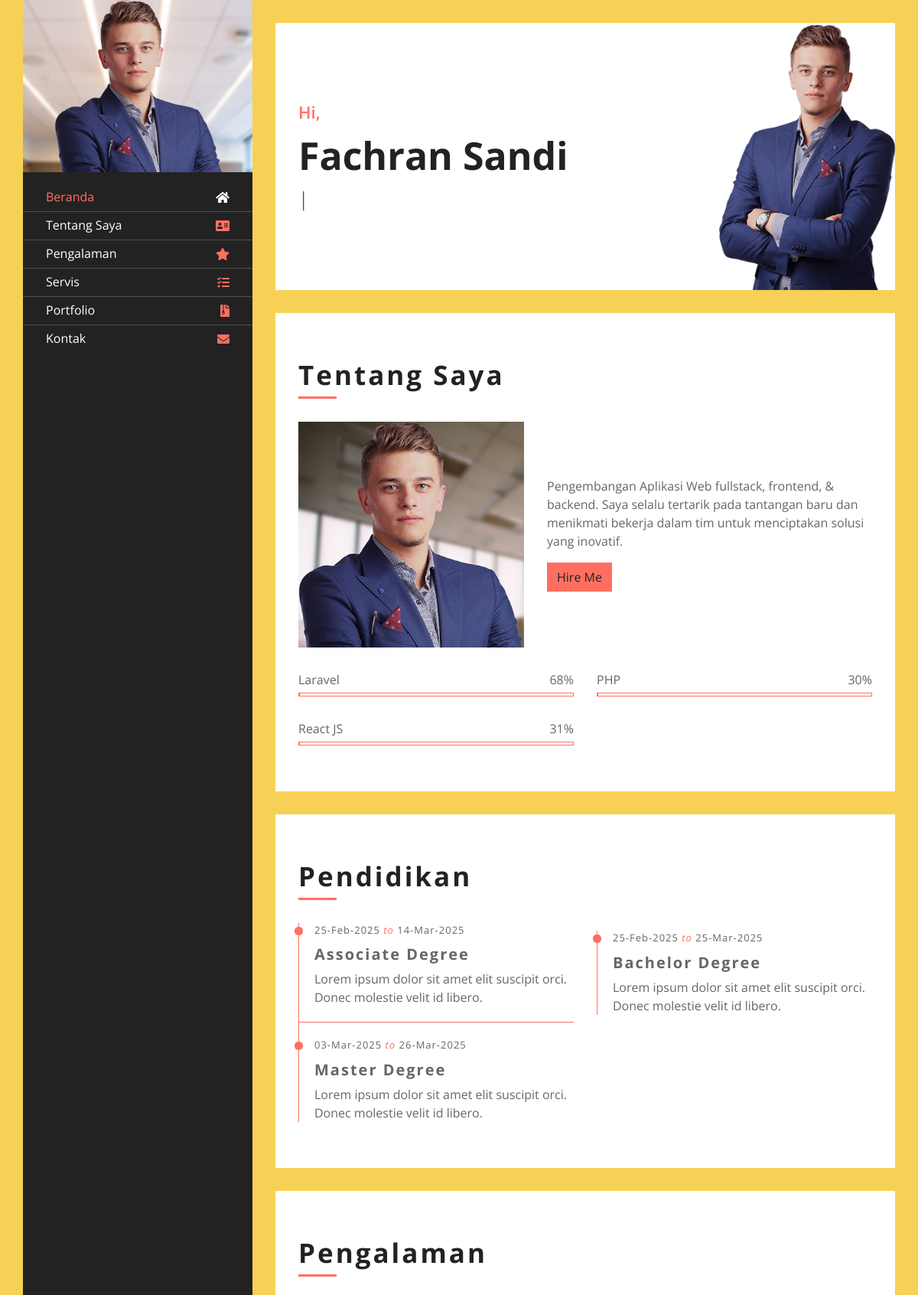
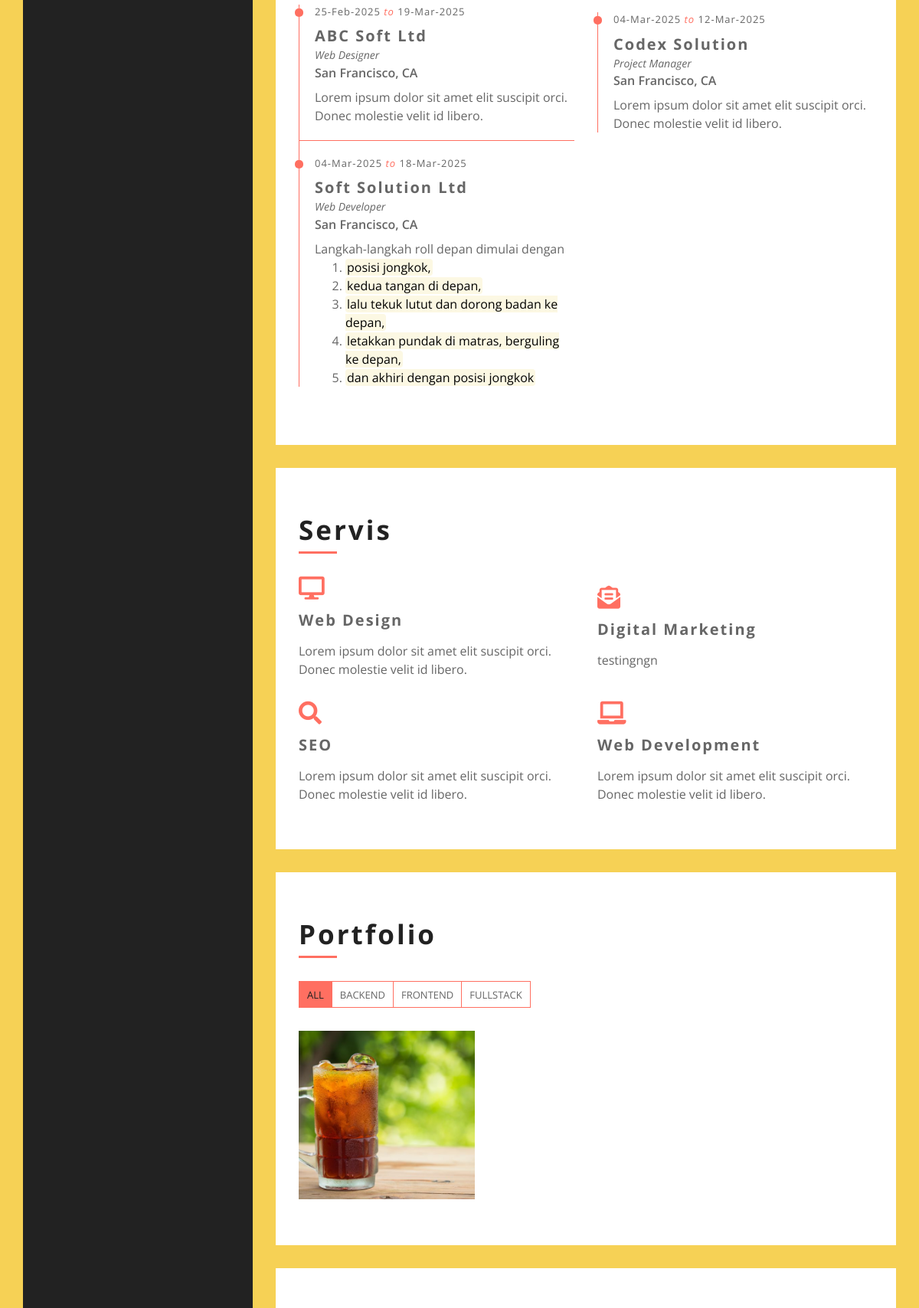
The page / (upper part) on the database its author committed (2 pictures, top to bottom).
### tables this page shows
CREATE TABLE `skills` (
  `id` int(11) NOT NULL,
  `skill_name` varchar(50) NOT NULL,
  `level` int(3) NOT NULL
);

CREATE TABLE `educations` (
  `id` int(11) NOT NULL,
  `education_name` varchar(50) NOT NULL,
  `start_date` date NOT NULL,
  `finish_date` date NOT NULL,
  `content` text NOT NULL
);

CREATE TABLE `experiences` (
  `id` int(11) NOT NULL,
  `experience_name` varchar(50) NOT NULL,
  `position` varchar(50) NOT NULL,
  `location` varchar(50) NOT NULL,
  `start_date` date NOT NULL,
  `finish_date` date NOT NULL,
  `content` text NOT NULL
);

CREATE TABLE `services` (
  `id` int(11) NOT NULL,
  `service_name` varchar(50) NOT NULL,
  `description` text NOT NULL,
  `icon` varchar(50) NOT NULL
);

CREATE TABLE `types` (
  `id` int(11) NOT NULL,
  `type_name` varchar(50) NOT NULL
);

CREATE TABLE `projects` (
  `id` int(11) NOT NULL,
  `id_type` int(11) NOT NULL,
  `project_name` varchar(50) NOT NULL,
  `link_preview` varchar(100) NOT NULL,
  `link_repository` varchar(100) NOT NULL,
  `photo` varchar(150) NOT NULL
);

### index.php (the view, shortened to what this page needs)
<?php
    include 'admin/inc/koneksi.php';
    $queryT = mysqli_query($conn, "SELECT * FROM types
        ORDER BY type_name ASC");
    $rowsT = mysqli_fetch_all($queryT, MYSQLI_ASSOC);
    $queryS = mysqli_query($conn, "SELECT * FROM skills
        ORDER BY skill_name ASC");
    $rowsS = mysqli_fetch_all($queryS, MYSQLI_ASSOC);
    $querySe = mysqli_query($conn, "SELECT * FROM services
            ORDER BY service_name ASC");
    $rowsSe = mysqli_fetch_all($querySe, MYSQLI_ASSOC);
    $queryP = mysqli_query($conn, "SELECT p.*, t.type_name  FROM projects p LEFT JOIN types t ON p.id_type = t.id
            ORDER BY project_name ASC");
    $rowsP = mysqli_fetch_all($queryP, MYSQLI_ASSOC);
    $queryEx = mysqli_query($conn, "SELECT * FROM experiences
            ORDER BY experience_name ASC");
    $rowsEx = mysqli_fetch_all($queryEx, MYSQLI_ASSOC);
    $queryEd = mysqli_query($conn, "SELECT * FROM educations
            ORDER BY education_name ASC");
    $rowsEd = mysqli_fetch_all($queryEd, MYSQLI_ASSOC);
?>
<!DOCTYPE html>
<html lang="en">
<head>
    <link href="https://stackpath.bootstrapcdn.com/bootstrap/4.4.1/css/bootstrap.min.css" rel="stylesheet">
    <link href="https://cdnjs.cloudflare.com/ajax/libs/font-awesome/5.10.0/css/all.min.css" rel="stylesheet">
    <link href="lib/slick/slick.css" rel="stylesheet">
    <link href="lib/slick/slick-theme.css" rel="stylesheet">
    <link href="lib/lightbox/css/lightbox.min.css" rel="stylesheet">
    <link href="css/style.css" rel="stylesheet">
</head>
<body data-spy="scroll" data-target=".navbar" data-offset="51">
    <div class="wrapper">
        <?php include 'inc/sidebar.php'; ?>
        <div class="content">
            <div class="header" id="header">
                <div class="content-inner">
                    <p>Hi,</p>
                    <h1>Fachran Sandi</h1>
                </div>
            </div>
            <div class="large-btn">
                <div class="content-inner">
                </div>
            </div>
            <div class="about" id="about">
                <div class="content-inner">
                    <div class="content-header">
                        <h2>Tentang Saya</h2>
                    </div>
                    <div class="row align-items-center">
                        <div class="col-md-6 col-lg-5">
                            <img src="img/about.jpg" alt="Image">
                        </div>
                        <div class="col-md-6 col-lg-7">
                            <p>
                            Pengembangan Aplikasi Web fullstack, frontend, & backend. Saya selalu tertarik pada tantangan baru dan menikmati bekerja dalam tim untuk menciptakan solusi yang inovatif.
                            </p>
                            <a class="btn" href="#">Hire Me</a>
                        </div>
                    </div>
                    <div class="row">
                        <?php foreach ($rowsS as $rowS) : ?>
                            <div class="col-md-6">
                                <div class="skills">
                                    <div class="skill-name">
                                        <p>
                                            <?php echo $rowS['skill_name'] ?>
                                        </p>
                                        <p>
                                            <?php echo $rowS['level'] ?>%
                                        </p>
                                    </div>
                                    <div class="progress">
                                    </div>
                                </div>
                            </div>
                        <?php endforeach ?>
                    </div>
                </div>
            </div>
            <div class="education" id="education">
                <div class="content-inner">
                    <div class="content-header">
                        <h2>Pendidikan</h2>
                    </div>
                    <div class="row align-items-center">
                        <?php foreach ($rowsEd as $rowEd) : ?>
                            <div class="col-md-6">
                                <div class="edu-col">
                                    <span>
                                        <?php echo date("d-M-Y", strtotime($rowEd['start_date'])) ?>
                                        <i>to</i>
                                        <?php echo date("d-M-Y", strtotime($rowEd['finish_date'])) ?>
                                    </span>
                                    <h3><?php echo $rowEd['education_name'] ?></h3>
                                    <p><?php echo $rowEd['content'] ?></p>
                                </div>
                            </div>
                        <?php endforeach ?>
                    </div>
                </div>
            </div>
            <div class="experience" id="experience">
                <div class="content-inner">
                    <div class="content-header">
                        <h2>Pengalaman</h2>
                    </div>
                    <div class="row align-items-center">
                        <?php foreach ($rowsEx as $rowEx) : ?>
                            <div class="col-md-6">
                                <div class="exp-col">
                                    <span>
                                        <?php echo date("d-M-Y", strtotime($rowEx['start_date'])) ?>
                                        <i>to</i>
                                        <?php echo date("d-M-Y", strtotime($rowEx['finish_date'])) ?>
                                    </span>
                                    <h3><?= $rowEx['experience_name'] ?></h3>
                                    <h4><?= $rowEx['position'] ?></h4>
                                    <h5><?= $rowEx['location'] ?></h5>
                                    <p><?= $rowEx['content'] ?></p>
                                </div>
                            </div>
                        <?php endforeach ?>
                    </div>
                </div>
            </div>
            <div class="service" id="service">
                <div class="content-inner">
                    <div class="content-header">
                        <h2>Servis</h2>
                    </div>
                    <div class="row align-items-center">
                        <?php foreach ($rowsSe as $rowSe) : ?>
                            <div class="col-md-6">
                                <div class="srv-col">
                                    <i class="fa <?= $rowSe['icon'] ?>"></i>
                                    <h3><?= $rowSe['service_name'] ?></h3>
                                    <p><?= $rowSe['description'] ?></p>
                                </div>
                            </div>
                        <?php endforeach ?>
                    </div>
                </div>
            </div>
            <div class="portfolio" id="portfolio">
                <div class="content-inner">
                    <div class="content-header">
                        <h2>Portfolio</h2>
                    </div>
                    <div class="row">
                        <div class="col-lg-12">
                            <ul id="portfolio-flters">
                                <li data-filter="*" class="filter-active">All</li>
                                <?php foreach ($rowsT as $rowT) : ?>
                                    <li data-filter=".<?= $rowT['id'] ?>"><?= $rowT['type_name'] ?></li>
                                <?php endforeach ?>
                            </ul>
                        </div>
                    </div>
                    <div class="row portfolio-container">
                        <?php foreach ($rowsP as $rowP) : ?>
                            <div class="col-lg-4 col-md-6 portfolio-item <?= $rowP['id_type'] ?>">
                                <div class="portfolio-wrap">
                                    <figure>
                                        <img src="admin/assets/uploads/<?= $rowP['photo'] ?>" class="img-fluid" alt="">
                                    </figure>
                                </div>
                            </div>
                        <?php endforeach ?>
                    </div>
                </div>
            </div>
            <div class="contact" id="contact">
            </div>
        </div>
    </div>
</body>
</html>

### rows shown on the page
skills: skill_name "Laravel", level "68"
skills: skill_name "PHP", level "30"
skills: skill_name "React JS", level "31"
educations: start_date "25-Feb-2025", finish_date "14-Mar-2025", education_name "Associate Degree", content "Lorem ipsum dolor sit amet elit suscipit orci. Donec molestie velit id libero."
educations: start_date "25-Feb-2025", finish_date "25-Mar-2025", education_name "Bachelor Degree", content "Lorem ipsum dolor sit amet elit suscipit orci. Donec molestie velit id libero."
educations: start_date "03-Mar-2025", finish_date "26-Mar-2025", education_name "Master Degree", content "Lorem ipsum dolor sit amet elit suscipit orci. Donec molestie velit id libero."
experiences: start_date "25-Feb-2025", finish_date "19-Mar-2025", experience_name "ABC Soft Ltd", position "Web Designer", location "San Francisco, CA", content "Lorem ipsum dolor sit amet elit suscipit orci. Donec molestie velit id libero."
experiences: start_date "04-Mar-2025", finish_date "12-Mar-2025", experience_name "Codex Solution", position "Project Manager", location "San Francisco, CA", content "Lorem ipsum dolor sit amet elit suscipit orci. Donec molestie velit id libero."
experiences: start_date "04-Mar-2025", finish_date "18-Mar-2025", experience_name "Soft Solution Ltd", position "Web Developer", location "San Francisco, CA", content "Langkah-langkah roll depan dimulai dengan posisi jongkok, kedua tangan di depan, lalu tekuk lutut dan dorong badan ke depan, letakkan pundak di matras, berguling ke depan, dan akhiri dengan posisi jongkok"
services: service_name "Web Design", description "Lorem ipsum dolor sit amet elit suscipit orci. Donec molestie velit id libero."
services: service_name "Digital Marketing", description "testingngn"
services: service_name "SEO", description "Lorem ipsum dolor sit amet elit suscipit orci. Donec molestie velit id libero."
services: service_name "Web Development", description "Lorem ipsum dolor sit amet elit suscipit orci. Donec molestie velit id libero."
types: type_name "BACKEND"
types: type_name "FRONTEND"
types: type_name "FULLSTACK"
projects: photo (picture)
